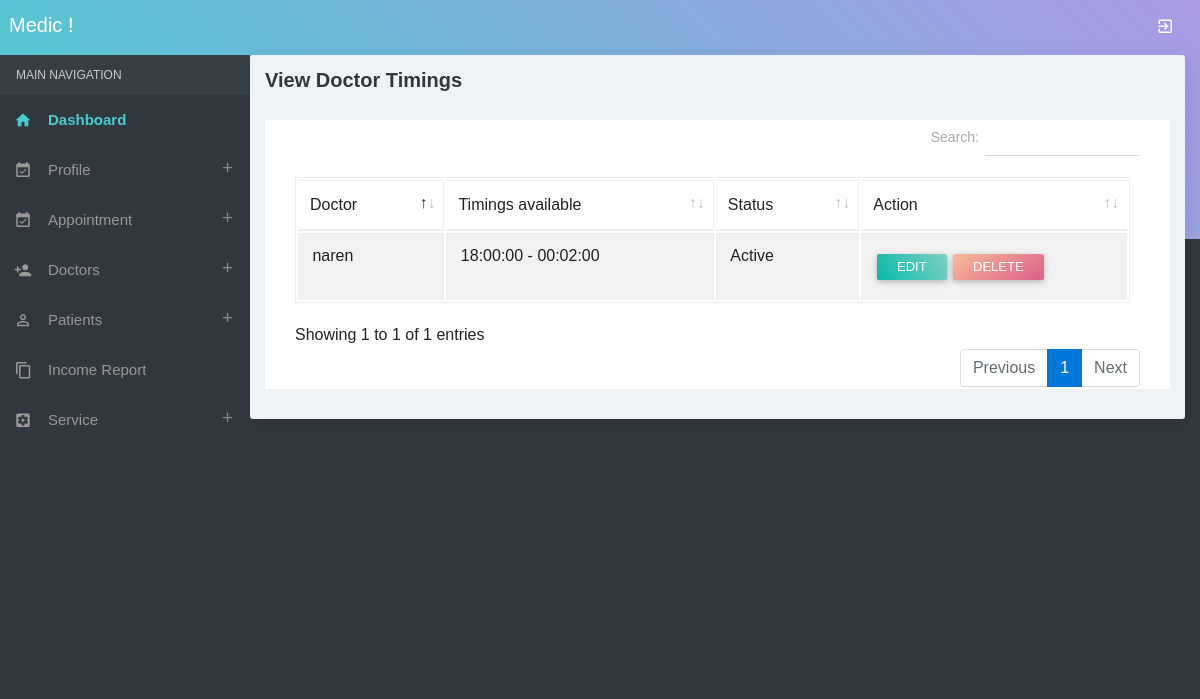
The app's page /viewdoctortimings.php (signed in) with its own data.
### tables this page shows
CREATE TABLE `doctor_timings` (
  `doctor_timings_id` int(10) NOT NULL,
  `doctorid` int(10) NOT NULL,
  `start_time` time NOT NULL,
  `end_time` time NOT NULL,
  `available_day` varchar(15) NOT NULL,
  `status` varchar(10) NOT NULL
);

CREATE TABLE `doctor` (
  `doctorid` int(10) NOT NULL,
  `doctorname` varchar(50) NOT NULL,
  `mobileno` varchar(15) NOT NULL,
  `departmentid` int(10) NOT NULL,
  `loginid` varchar(25) NOT NULL,
  `password` varchar(25) NOT NULL,
  `status` varchar(10) NOT NULL,
  `education` varchar(25) NOT NULL,
  `experience` float(11,1) NOT NULL,
  `consultancy_charge` float(10,2) NOT NULL
);

### viewdoctortimings.php (the view, shortened to what this page needs)
<?php
include("adformheader.php");
include("dbconnection.php");
?>
<div class="container-fluid">
  <div class="block-header">
    <h2>View Doctor Timings</h2>
  </div>
<div class="card">
  <section class="container">
    <table class="table table-bordered table-striped table-hover js-exportable dataTable" >
      <thead>
        <tr>
          <td>Doctor</td>
          <td>Timings available</td>
          <td>Status</td>
          <td>Action</td>
        </tr>
      </thead>
      <tbody>
          <?php
		$sql ="SELECT * FROM doctor_timings where doctorid='$_SESSION[doctorid]'";
		$qsql = mysqli_query($con,$sql);
		while($rs = mysqli_fetch_array($qsql))
		{
			$sqldoctor = "SELECT * FROM doctor WHERE doctorid='$rs[doctorid]'";
			$qsqldoctor = mysqli_query($con,$sqldoctor);
			$rsdoctor = mysqli_fetch_array($qsqldoctor);
			$sqldoct = "SELECT * FROM doctor_timings WHERE doctor_timings_id='$rs[doctor_timings_id]'";
			$qsqldoct = mysqli_query($con,$sqldoct);
			$rsdoct = mysqli_fetch_array($qsqldoct);
        echo "<tr>
          <td>&nbsp;$rsdoctor[doctorname]</td>
          <td>&nbsp;$rsdoct[start_time] - $rsdoct[end_time]</td>
          <td>&nbsp;$rs[status]</td>
          <td width='250'>&nbsp;<a href='doctortimings.php?editid=$rs[doctor_timings_id]' class='btn btn-raised btn-sm g-bg-cyan'>Edit</a>  <a href='viewdoctortimings.php?delid=$rs[doctor_timings_id]' class='btn btn-raised btn-sm g-bg-blush2'>Delete</a> </td>
        </tr>";
		}
		?>
      </tbody>
    </table>
</section>
</div>
</div>
<?php
include("adformfooter.php");
?>

### records on screen
doctor_timings: doctorid.doctorname "naren", start_time "18:00:00", end_time "00:02:00", status "Active"
